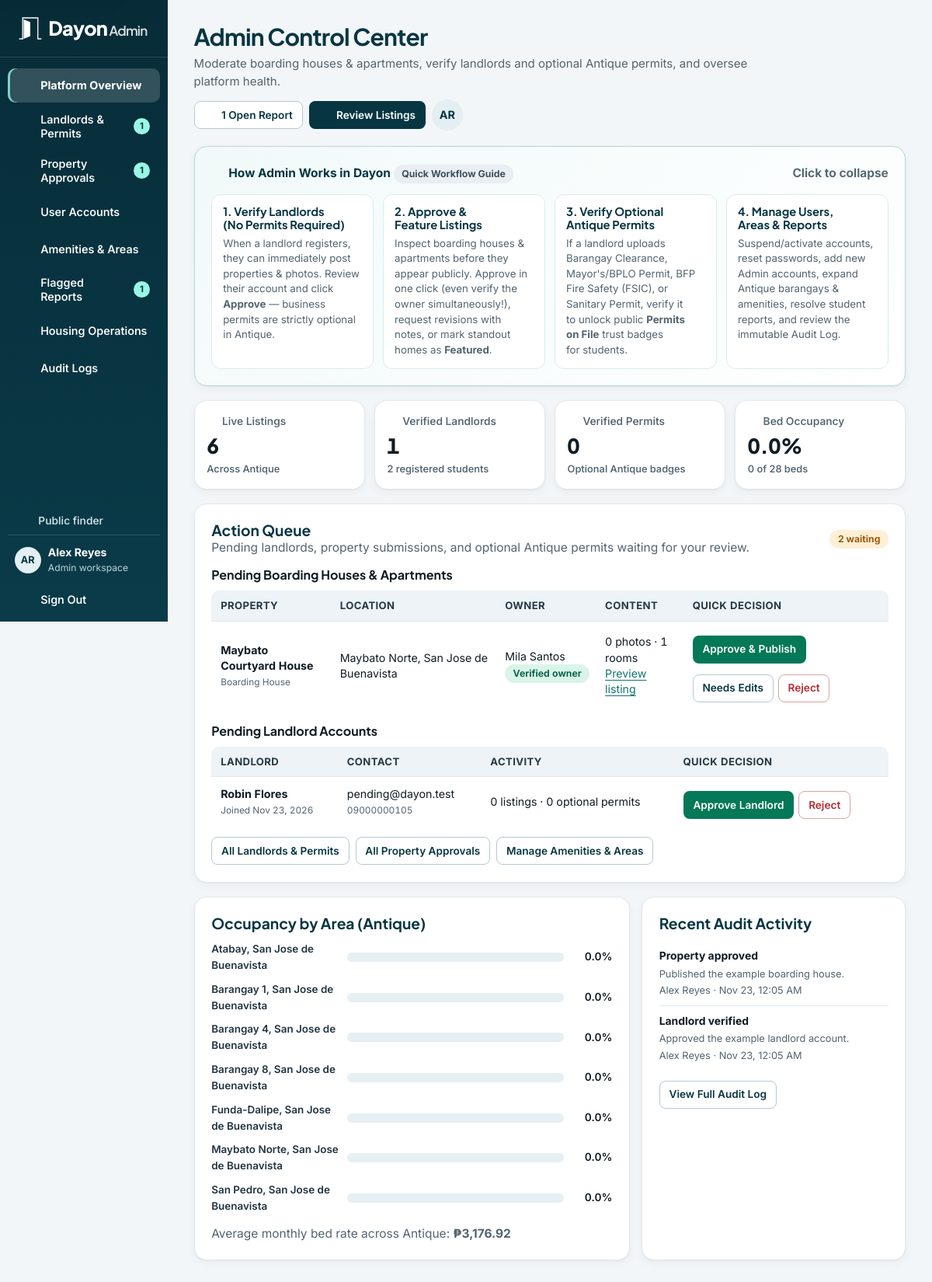
Page /admin/dashboard.php (signed in) on the committed database.
### tables this page shows
CREATE TABLE users (
    user_id BIGINT UNSIGNED AUTO_INCREMENT PRIMARY KEY,
    role_id TINYINT UNSIGNED NOT NULL,
    email VARCHAR(150) NOT NULL UNIQUE,
    password_hash VARCHAR(255) NOT NULL,
    first_name VARCHAR(80) NOT NULL,
    last_name VARCHAR(80) NOT NULL,
    phone_number VARCHAR(20) NOT NULL,
    account_status ENUM('active', 'suspended', 'pending') NOT NULL DEFAULT 'active',
    created_at TIMESTAMP NOT NULL DEFAULT CURRENT_TIMESTAMP,
    updated_at TIMESTAMP NOT NULL DEFAULT CURRENT_TIMESTAMP ON UPDATE CURRENT_TIMESTAMP,
    CONSTRAINT fk_users_role FOREIGN KEY (role_id) REFERENCES roles(role_id)
);

CREATE TABLE roles (
    role_id TINYINT UNSIGNED AUTO_INCREMENT PRIMARY KEY,
    role_name VARCHAR(30) NOT NULL UNIQUE
);

CREATE TABLE properties (
    property_id BIGINT UNSIGNED AUTO_INCREMENT PRIMARY KEY,
    landlord_id BIGINT UNSIGNED NOT NULL,
    barangay_id INT UNSIGNED NOT NULL,
    property_name VARCHAR(150) NOT NULL,
    property_type ENUM('boarding_house', 'apartment', 'dormitory', 'bedspace') NOT NULL DEFAULT 'boarding_house',
    description TEXT NULL,
    street_address VARCHAR(255) NULL,
    nearest_school VARCHAR(150) NULL,
    nearest_landmark VARCHAR(255) NULL,
    latitude DECIMAL(10, 7) NULL,
    longitude DECIMAL(10, 7) NULL,
    distance_to_campus_m INT UNSIGNED NULL,
    gender_policy ENUM('all', 'male_only', 'female_only') NULL DEFAULT NULL,
    curfew_time TIME NULL,
    no_curfew TINYINT(1) NOT NULL DEFAULT 0,
    house_rules TEXT NULL,
    water_billing ENUM('included', 'submetered', 'shared', 'fixed') NULL,
    water_notes VARCHAR(150) NULL,
    electricity_billing ENUM('included', 'submetered', 'shared', 'own_meter') NULL,
    electricity_notes VARCHAR(150) NULL,
    wifi_policy ENUM('free', 'paid', 'tenant_own', 'none') NULL,
    wifi_notes VARCHAR(150) NULL,
    furnishing_status ENUM('unfurnished', 'semi_furnished', 'fully_furnished') NULL,
    deposit_terms VARCHAR(200) NULL,
    minimum_stay VARCHAR(100) NULL,
    payment_methods VARCHAR(150) NULL,
    visitor_policy VARCHAR(200) NULL,
    cooking_policy VARCHAR(200) NULL,
    pet_policy VARCHAR(150) NULL,
    contact_person VARCHAR(120) NULL,
    contact_phone VARCHAR(30) NULL,
    contact_social VARCHAR(200) NULL,
    viewing_hours VARCHAR(150) NULL,
    custom_details TEXT NULL,
    is_featured TINYINT(1) NOT NULL DEFAULT 0,
    approval_status ENUM('pending', 'approved', 'rejected', 'revision_requested') NOT NULL DEFAULT 'pending',
    approved_by BIGINT UNSIGNED NULL,
    approved_at TIMESTAMP NULL,
    created_at TIMESTAMP NOT NULL DEFAULT CURRENT_TIMESTAMP,
    updated_at TIMESTAMP NOT NULL DEFAULT CURRENT_TIMESTAMP ON UPDATE CURRENT_TIMESTAMP,
    INDEX idx_properties_search (approval_status, property_type, gender_policy, distance_to_campus_m),
    CONSTRAINT fk_property_landlord FOREIGN KEY (landlord_id) REFERENCES landlord_profiles(landlord_id),
    CONSTRAINT fk_property_barangay FOREIGN KEY (barangay_id) REFERENCES barangays(barangay_id),
    CONSTRAINT fk_property_approver FOREIGN KEY (approved_by) REFERENCES users(user_id) ON DELETE SET NULL
);

CREATE TABLE landlord_profiles (
    landlord_id BIGINT UNSIGNED PRIMARY KEY,
    government_id_path VARCHAR(255) NOT NULL DEFAULT '',
    business_permit_path VARCHAR(255) NULL,
    verification_status ENUM('pending', 'verified', 'rejected') NOT NULL DEFAULT 'pending',
    verified_by BIGINT UNSIGNED NULL,
    verified_at TIMESTAMP NULL,
    CONSTRAINT fk_landlord_user FOREIGN KEY (landlord_id) REFERENCES users(user_id) ON DELETE CASCADE,
    CONSTRAINT fk_landlord_verifier FOREIGN KEY (verified_by) REFERENCES users(user_id) ON DELETE SET NULL
);

### admin/dashboard.php (the view, shortened to what the rows shown need)
<?php
require __DIR__ . '/../includes/bootstrap.php';
$administrator = require_role('admin');
$flaggedReports = (int) scalar("SELECT COUNT(*) FROM reports WHERE status IN ('open', 'reviewed')");
$pendingLandlords = rows("SELECT l.landlord_id, CONCAT(u.first_name, ' ', u.last_name) AS full_name, u.email, u.phone_number, u.account_status, u.created_at,
    (SELECT COUNT(*) FROM landlord_permits pm WHERE pm.landlord_id = l.landlord_id) AS permit_count,
    (SELECT COUNT(*) FROM properties p WHERE p.landlord_id = l.landlord_id) AS property_count
    FROM landlord_profiles l JOIN users u ON u.user_id = l.landlord_id
    WHERE l.verification_status = 'pending' ORDER BY u.created_at DESC LIMIT 6");
$pendingProperties = rows("SELECT p.property_id, p.property_name, p.property_type, p.updated_at, b.barangay_name, m.municipality_name,
    CONCAT(u.first_name, ' ', u.last_name) AS owner_name, lp.verification_status AS owner_status, u.account_status,
    (SELECT COUNT(*) FROM property_images pi WHERE pi.property_id = p.property_id) AS photo_count,
    (SELECT COUNT(*) FROM rooms r WHERE r.property_id = p.property_id AND r.is_active = 1) AS active_rooms
    FROM properties p JOIN landlord_profiles lp USING (landlord_id) JOIN users u ON u.user_id = p.landlord_id
    JOIN barangays b USING (barangay_id) JOIN municipalities m USING (municipality_id)
    WHERE p.approval_status = 'pending' ORDER BY p.updated_at DESC LIMIT 6");
$pendingPermits = rows("SELECT pm.*, CONCAT(u.first_name, ' ', u.last_name) AS landlord_name, p.property_name
    FROM landlord_permits pm JOIN users u ON u.user_id = pm.landlord_id
    LEFT JOIN properties p ON p.property_id = pm.property_id
    WHERE pm.verification_status = 'submitted' ORDER BY pm.created_at DESC LIMIT 6");
$pendingTotal = count($pendingLandlords) + count($pendingProperties) + count($pendingPermits);
$pageTitle = 'Admin Control Center';
$pageActions = static function () use ($flaggedReports, $administrator): void {
    ?>
    <a class="button secondary small" href="<?= e(url('admin/reports.php')) ?>"><?= icon('report') ?> <?= $flaggedReports ?> Open <?= $flaggedReports === 1 ? 'Report' : 'Reports' ?></a>
    <a class="button small" href="<?= e(url('admin/properties.php')) ?>"><?= icon('building') ?> Review Listings</a>
    <span class="avatar" aria-label="<?= e($administrator['full_name']) ?>"><?= e(user_initials($administrator)) ?></span>
    <?php
};
require __DIR__ . '/../includes/portal_header.php';
?>
<section class="panel" id="verification-queue">
    <div class="panel-head">
        <div>
            <h2>Action Queue</h2>
        </div>
    </div>
    <?php if (!$pendingTotal): ?>
        <p class="empty-state">All caught up! There are no pending landlords, listings, or permits right now.</p>
    <?php else: ?>
        <?php if ($pendingProperties): ?>
            <div class="table-wrap"><table>
                <thead><tr><th>Property</th><th>Location</th><th>Owner</th><th>Content</th><th>Quick Decision</th></tr></thead>
                <tbody>
                    <?php foreach ($pendingProperties as $prop): ?>
                        <tr>
                            <td><strong><?= e($prop['property_name']) ?></strong><br><small class="muted"><?= e(property_type_label($prop['property_type'] ?? 'boarding_house')) ?></small></td>
                            <td><?= e($prop['barangay_name']) ?>, <?= e($prop['municipality_name']) ?></td>
                            <td><?= e($prop['owner_name']) ?><br><span class="badge <?= e($prop['owner_status']) ?>"><?= e(ucfirst($prop['owner_status'])) ?> owner</span></td>
                            <td><?= (int) $prop['photo_count'] ?> photos · <?= (int) $prop['active_rooms'] ?> rooms<br><a href="<?= e(url('property.php?id=' . $prop['property_id'])) ?>">Preview listing</a></td>
                            <td>
                                <form method="post" action="<?= e(url('actions/admin_action.php')) ?>" class="queue-actions">
                                    <?php if ($prop['account_status'] === 'active'): ?>
                                        <button class="button small approve" name="status" value="<?= $prop['owner_status'] === 'verified' ? 'approved' : 'approve_and_verify' ?>">
                                            <?= $prop['owner_status'] === 'verified' ? 'Approve &amp; Publish' : 'Verify Owner &amp; Publish' ?>
                                        </button>
                                    <?php endif; ?>
                                    <button class="button small secondary" name="status" value="revision_requested">Needs Edits</button>
                                    <button class="button small reject" name="status" value="rejected">Reject</button>
                                </form>
                            </td>
                        </tr>
                    <?php endforeach; ?>
                </tbody>
            </table></div>
        <?php endif; ?>
        <?php if ($pendingLandlords): ?>
            <div class="table-wrap"><table>
                <thead><tr><th>Landlord</th><th>Contact</th><th>Activity</th><th>Quick Decision</th></tr></thead>
                <tbody>
                    <?php foreach ($pendingLandlords as $ll): ?>
                        <tr>
                            <td><strong><?= e($ll['full_name']) ?></strong><br><small class="muted">Joined <?= e(date('M j, Y', strtotime($ll['created_at']))) ?></small></td>
                            <td><?= e($ll['email']) ?><br><small class="muted"><?= e($ll['phone_number']) ?></small></td>
                            <td><?= (int) $ll['property_count'] ?> listings · <?= (int) $ll['permit_count'] ?> optional permits</td>
                            <td>
                                <form method="post" action="<?= e(url('actions/admin_action.php')) ?>" class="queue-actions">
                                    <?php if ($ll['account_status'] === 'active'): ?>
                                        <button class="button small approve" name="status" value="verified">Approve Landlord</button>
                                    <?php endif; ?>
                                    <button class="button small reject" name="status" value="rejected">Reject</button>
                                </form>
                            </td>
                        </tr>
                    <?php endforeach; ?>
                </tbody>
            </table></div>
        <?php endif; ?>
    <?php endif; ?>
</section>
<div class="dashboard-pair asymmetric">
    <section class="panel">
        <div class="panel-head"><h2>Occupancy by Area (<?= e(DAYON_PROVINCE) ?>)</h2></div>
    </section>
    <section class="panel">
        <div class="panel-head"><h2>Recent Audit Activity</h2></div>
    </section>
</div>
<?php require __DIR__ . '/../includes/portal_footer.php'; ?>

### includes/portal_header.php (shortened to what the rows shown need)
<?php
$portalRole = $user['role_name'];
require __DIR__ . '/document_head.php';
?>
<body class="portal-body portal-<?= e($portalRole) ?>">
<div class="portal-layout">
    <aside class="portal-sidebar" aria-label="<?= e(ucfirst($portalRole)) ?> workspace">
        <details class="portal-navigation navigation-disclosure" data-navigation="860" open>
            <div class="portal-navigation-content">
                <div class="portal-sidebar-bottom">
                    <div class="portal-identity">
                        <span class="avatar" aria-hidden="true"><?= e(user_initials($user)) ?></span>
                        <div><strong><?= e($user['full_name']) ?></strong><span><?= e(ucfirst($portalRole)) ?> workspace</span></div>
                    </div>
                </div>
            </div>
        </details>
    </aside>
    <main id="main" class="portal-main">
        <header class="portal-page-heading<?= !empty($pageHeaderClass) ? ' ' . e($pageHeaderClass) : '' ?>">
            <div>
                <h1><?= e($pageTitle) ?></h1>
            </div>
            <?php if (isset($pageActions)): ?><div class="portal-page-actions"><?php $pageActions(); ?></div><?php endif; ?>
        </header>

### rows in the picture
users: user_initials($user) "AR", role.role_name "Admin", user_initials($administrator) "AR"
properties: property_name "Maybato Courtyard House", property_type "Boarding House", barangay_name "Maybato Norte", municipality_name "San Jose de Buenavista", owner_name "Mila Santos", owner_status "Verified", photo_count "0", active_rooms "1"
landlord_profiles: full_name "Robin Flores", landlord_id.created_at "Nov 23, 2026", landlord_id.email "pending@dayon.test", landlord_id.phone_number "09000000105", property_count "0", permit_count "0"

### other values in the picture
$label "Platform Overview"
$label "Landlords & Permits"
$count "1"
$label "Property Approvals"
$label "User Accounts"
$label "Amenities & Areas"
$label "Flagged Reports"
$label "Housing Operations"
$label "Audit Logs"
$user['full_name'] "Alex Reyes"
$pageTitle "Admin Control Center"
$pageDescription "Moderate boarding houses & apartments, verify landlords and optional Antique permits, and oversee platform health."
$flaggedReports "1"
$verifiedProperties "6"
DAYON_PROVINCE "Antique"
